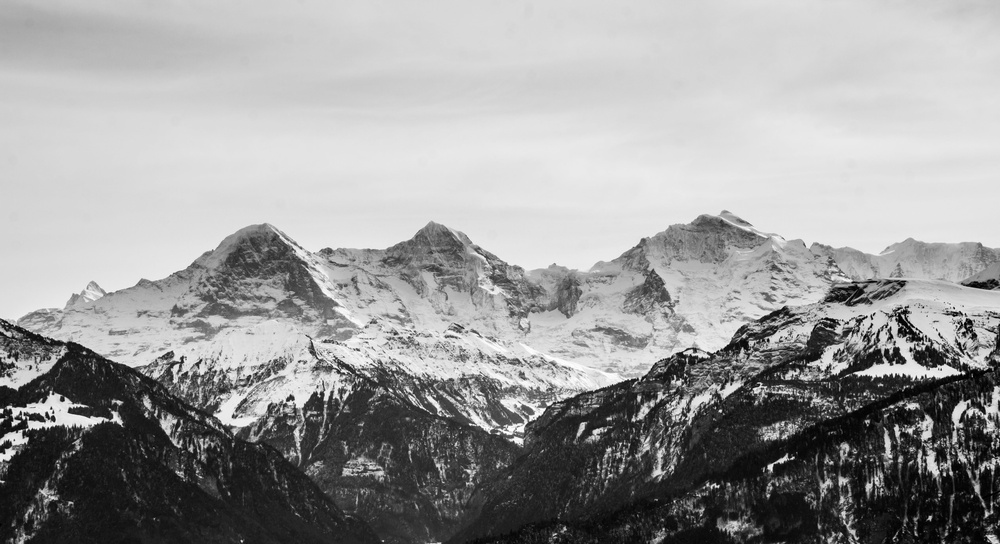
%> input picture HW8/FH.jpg, 1000 x 544 px, shrunk from 5472 x 2976 before the run
$ octave pca_example.m   (GNU Octave 9; MATLAB toolbox functions it lacks are replaced by stand-ins)
%> lines starting %> are read from the running program, lines starting %| are printed output that depends on the picture; long printed decimals are rounded
%% Greyscale PCA
%
% Jared Brzenski

close all;
clear all;
clc
% Setup principal components to use. Pick 4.
principal_components = [1 10 50 100 200 400]
pics = length(principal_components);

% Read in image
I = imread('FH.jpg');
%> I is the input picture: size 544x1000x3 uint8; min 0, max 255, mean 155.4
% and convert to grayscale
I = rgb2gray(I);
%> I: size 544x1000 uint8

% Show it
figure(1)
imshow(I, []);
%title('A grey scaled image of Jared, His size:D 255x300 Image');
title('A grey scaled image-5472x2976 Image');

% Make data double precision
data = double(I);
%
[m n] = size(data);
%> m = 544; n = 1000

% Find mean
mn   = mean(data,1);
%> mn = 1000 values, max 172.6 at index 471, min 139.4 at index 858, mean 155.4

% make data have zero mean, for covariance
data = data - repmat(mn,m,1);

fprintf('Now data has zero mean: %4.5f\n', (mean(mean(data))) );
%| Now data has zero mean: 0

% Find covariance of the data
covar_temp = cov(data);

% Find eigen values and vectors, returns eigenvalues as vector
[PC, V] = eig(covar_temp, 'vector');
%> V = 1000 values from -1.38e-09 to 4577915.7

% Flip values and vectors to go from biggest to smallest
V  = flipud(V);
%> V = 1000 values, max 4577915.7 at index 1, min -1.38e-09 at index 1000, mean 6169.9
PC = fliplr(PC);

% Loop over different PC sizes and plot them
pc = principal_components;
figure(34);
vsum = sum(V);
%> vsum = 6169898.8
tiledlayout(3,2)
for pp = 1:pics
    % Extract the principal components we asked for
    output = PC(:,1:(pc(pp)))' * data';
    [xx yy] = size(output); ts = (xx+1)*yy;
    % Reconstruct full image from those principal components ( round for
    % greyscale values, need to be whole numbers )
    reconstruct = round((PC(:,1:(pc(pp)))*output) + repmat(mn,m,1)');

    % Show reconstructed image with n principal components
    nexttile
    imshow(reconstruct', []);
    title([num2str(pc(pp)) ' components, ' num2str((ts)/(m*n)*100) '%  storage, ' num2str(sum(V(1:pc(pp))/vsum)*100) '% eigen']);
end
%> this loop made 6 passes
%> pass 1, `imshow(reconstruct', []);`:
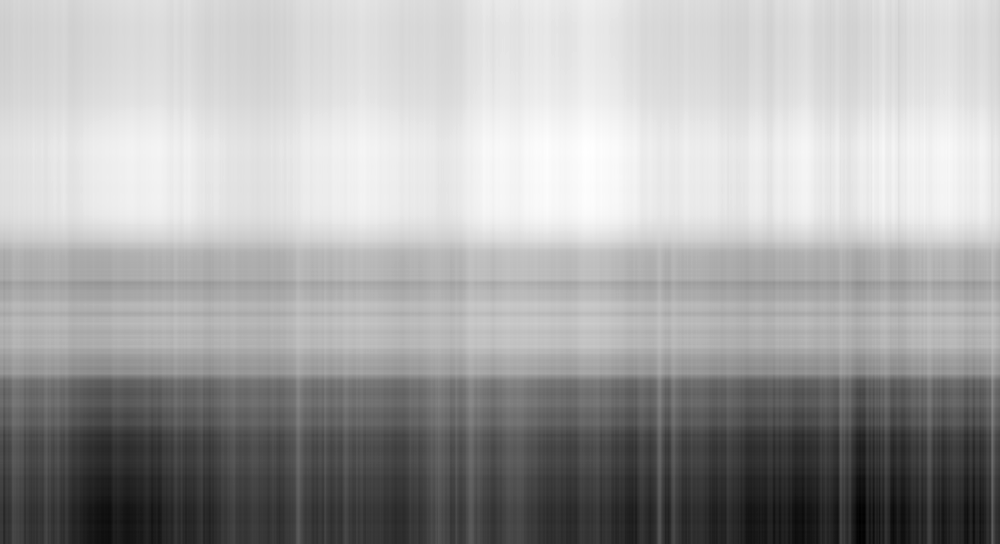
%> displayed picture: size 544x1000, on the screen's scale of 0 to 255; min 0, max 255, mean 165.6
%> pass 2, `imshow(reconstruct', []);`:
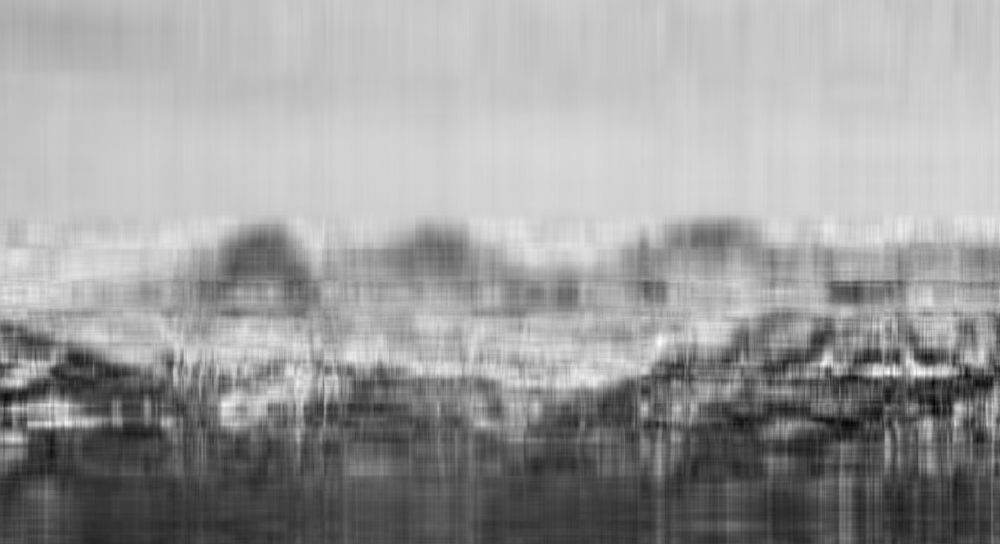
%> displayed picture: size 544x1000, on the screen's scale of 0 to 255; min 0, max 255, mean 155.4; mean of the top-left, top-right, bottom-left and bottom-right quarters 193.9, 200, 117.5, 110.3
%> after the loop:
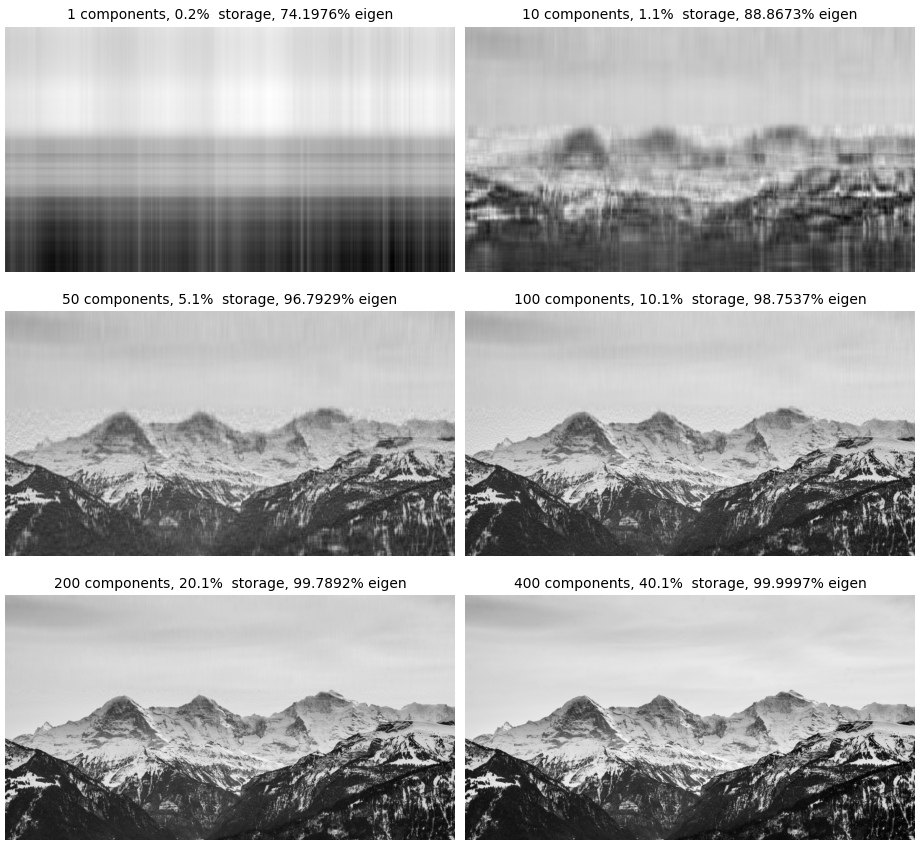
%> figure redrawn from the program's plot data, 6 panels

figure(99)
    imshow(reconstruct', []);
    title([num2str(pc(pp)) ' components, ' num2str((ts)/(m*n)*100) '%  storage, ' num2str(sum(V(1:pc(pp))/vsum)*100) '% eigen']);
